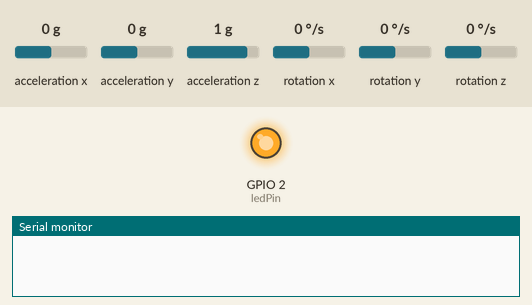
This sketch was run on a simulated ESP32. On the bench: output pins drawn as LEDs (lit = HIGH), the last lines printed to the serial monitor. The inputs (shaded band) are chosen by the test bench; at power-on: acceleration x 0 g, acceleration y 0 g, acceleration z 1 g, rotation x 0 °/s, rotation y 0 °/s, rotation z 0 °/s. WiFi joins after 1.5 s; servers stay silent unless stated.

Above: at 0.1 s.
At 5.1 s:
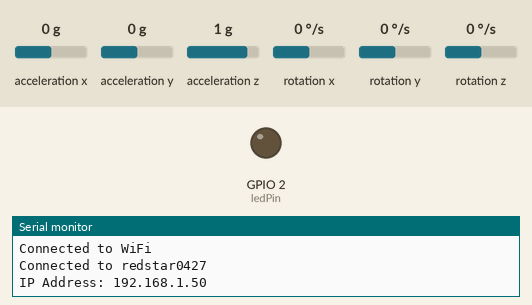
Timing chart, 0 to 6.6 s (numbered marks = the images above):
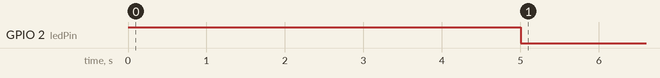

The sketch:

mp6050_udp.ino
```cpp
#include <Arduino.h>
#include <math.h>
#include <WiFi.h>
#include <Wire.h>
#include "AsyncUDP.h"

#include "MPU6050_tockn.h"

#include <MadgwickAHRS.h>

// MPU6050 mpu6050(Wire);
Madgwick filter;
unsigned long microsPerReading, microsPrevious;

MPU6050 mpu6050(Wire);

const char *ssid = "redstar0427";
const char *password = "123456789a";
const char *udpAddress = "192.168.4.232";
const int udpPort = 9250;

//gpio 5
const int ledPin = LED_BUILTIN;

AsyncUDP udp;

struct S_Udp_IMU_RawData_Packet
{
    uint32_t checkCode;
    uint8_t cmd;
    uint8_t parm[3];
    float aX;
    float aY;
    float aZ;
    float gX;
    float gY;
    float gZ;
    float mX;
    float mY;
    float mZ;
    float extra;
    float battery;

    float pitch;
    float roll;
    float yaw;
};

void setup()
{
    pinMode(ledPin, OUTPUT);
    digitalWrite(ledPin, HIGH);

    Serial.begin(115200);
    Wire.begin();

    mpu6050.begin();
    // DO NOT MOVE MPU6050 during calculating
    mpu6050.calcGyroOffsets(true);

    filter.begin(100); // Madgwick filter update rate in Hz

    // initialize variables to pace updates to correct rate
    microsPerReading = 1000000 / 100;
    microsPrevious = micros();

    // wifi setup
    WiFi.begin(ssid, password);
    while (WiFi.status() != WL_CONNECTED)
    {
        delay(1000);
        Serial.println("Connecting to WiFi...");

    }
    Serial.println("Connected to WiFi");

    //print connection status & info

    Serial.printf("Connected to %s\n", ssid);
    Serial.print("IP Address: ");
    Serial.println(WiFi.localIP());


    if (udp.listen(udpPort))
    {
        udp.onPacket([](AsyncUDPPacket packet)
                     {
                         // Handle incoming packets here
                     });
    }

    digitalWrite(ledPin, LOW);
}

S_Udp_IMU_RawData_Packet packet;

void loop()
{
    unsigned long microsNow = micros();
    if (microsNow - microsPrevious >= microsPerReading)
    {
        packet.checkCode = 20230903;
        packet.cmd = 0x10;

        mpu6050.update();

        float ax = mpu6050.getAccX();
        float ay = mpu6050.getAccY();
        float az = mpu6050.getAccZ();

        float gx = mpu6050.getGyroX();
        float gy = mpu6050.getGyroY();
        float gz = mpu6050.getGyroZ();

        // Update Madgwick filter
        filter.updateIMU(gx, gy, gz, ax, ay, az);

        // Get Euler angles (roll, pitch, yaw)
        float roll = filter.getRoll();
        float pitch = filter.getPitch();
        float yaw = filter.getYaw();

        packet.pitch = pitch;
        packet.roll = roll;
        packet.yaw = yaw;

        // Print angles with Serial.printf, right-aligned and 6 digits (3 decimal places)
        // Serial.printf("Roll: %6.3f\tPitch: %6.3f\tYaw: %6.3f\n", roll, pitch, yaw);
        sendDataToServer(packet);

        // increment previous time, so we keep proper pace
        microsPrevious = microsPrevious + microsPerReading;
    }
}

void sendDataToServer(S_Udp_IMU_RawData_Packet &packet)
{
    IPAddress serverIP;
    serverIP.fromString(udpAddress); // Convert the C string to an IPAddress
    udp.writeTo((uint8_t *)&packet, sizeof(S_Udp_IMU_RawData_Packet), serverIP, udpPort);
}
```
